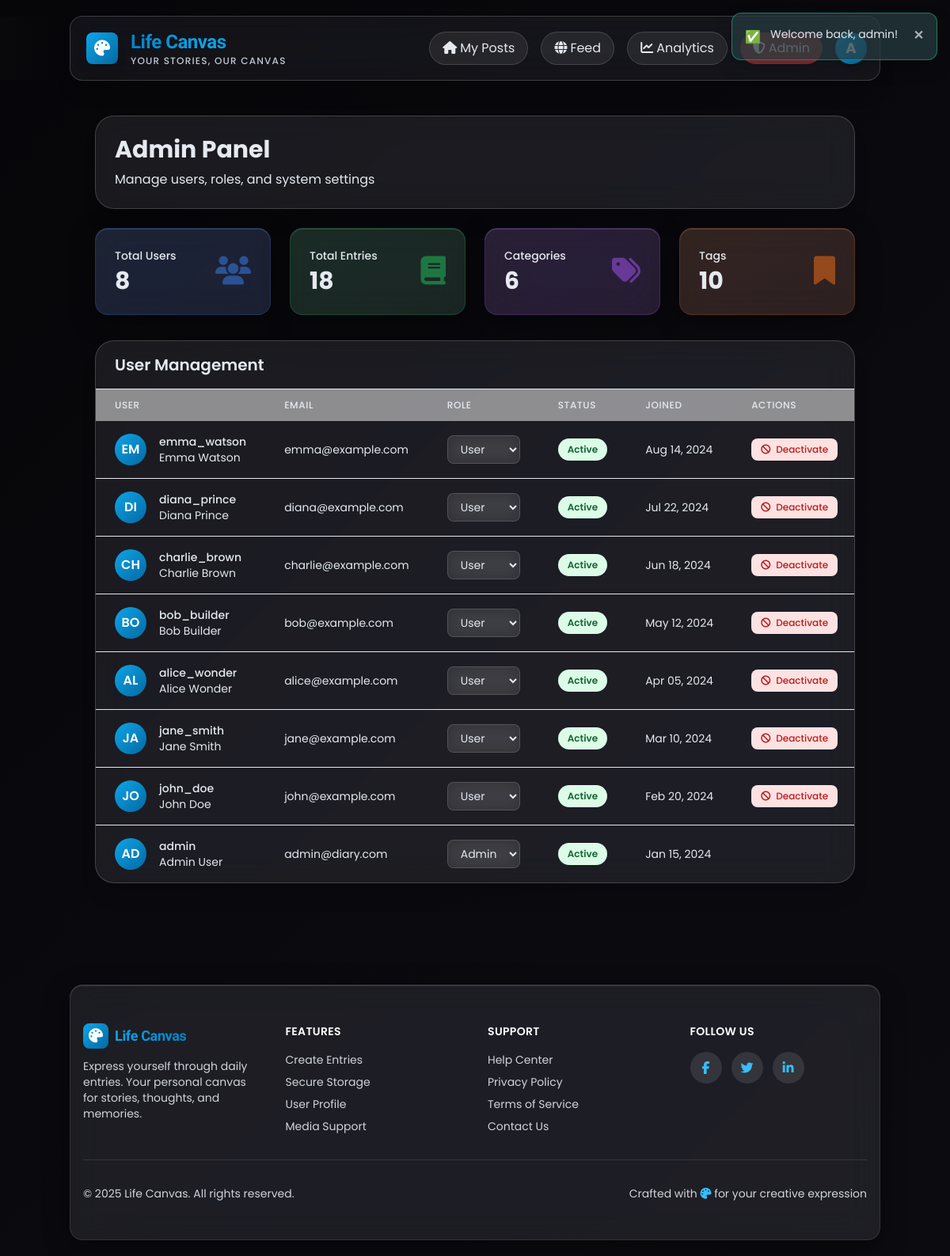
/admin.php (signed in), run on the app's committed database.
### tables this page shows
CREATE TABLE users (
  user_id INT UNSIGNED AUTO_INCREMENT PRIMARY KEY,
  username VARCHAR(50) NOT NULL UNIQUE,
  full_name VARCHAR(100) NULL,
  email VARCHAR(100) NULL UNIQUE,
  date_of_birth DATE NULL,
  profile_pic VARCHAR(255) NULL,
  bio TEXT NULL,
  password VARCHAR(255) NOT NULL,
  security_question VARCHAR(255) NULL,
  security_answer VARCHAR(255) NULL,
  user_role VARCHAR(20) DEFAULT 'User',
  is_active BOOLEAN DEFAULT TRUE,
  created_at TIMESTAMP DEFAULT CURRENT_TIMESTAMP,
  last_login TIMESTAMP NULL
);

### config/db.php (called while the page is built, shortened)
<?php
$config = require __DIR__ . '/config.php';
function get_pdo(): PDO {
    static $pdo = null;
    if ($pdo !== null) return $pdo;
    $config = require __DIR__ . '/config.php';
    $dsn = sprintf('mysql:host=%s;port=%d;dbname=%s;charset=%s',
        $config['db']['host'],
        $config['db']['port'],
        $config['db']['name'],
        $config['db']['charset']
    );
    $options = [
        PDO::ATTR_ERRMODE => PDO::ERRMODE_EXCEPTION,
        PDO::ATTR_DEFAULT_FETCH_MODE => PDO::FETCH_ASSOC,
        PDO::ATTR_EMULATE_PREPARES => false,
    ];
    try {
        $pdo = new PDO($dsn, $config['db']['user'], $config['db']['pass'], $options);
    } catch (PDOException $e) {
        http_response_code(500);
        echo 'Database connection failed.';
        exit;
    }
    return $pdo;
}

### lib/db.php (called while the page is built, shortened)
<?php
require_once __DIR__ . '/../config/db.php';
function db(): PDO {
    return get_pdo();
}
function db_all(string $sql, array $params = []): array {
    $stmt = db()->prepare($sql);
    $stmt->execute($params);
    return $stmt->fetchAll();
}
function db_one(string $sql, array $params = []): ?array {
    $stmt = db()->prepare($sql);
    $stmt->execute($params);
    $row = $stmt->fetch();
    return $row === false ? null : $row;
}

### lib/utils.php (called while the page is built, shortened)
<?php
function e(string $value): string {
    return htmlspecialchars($value, ENT_QUOTES, 'UTF-8');
}
function app_base_url(): string {
    $config = require __DIR__ . '/../config/config.php';
    if (!empty($_SERVER['SCRIPT_NAME'])) {
        $dir = rtrim(str_replace('\\', '/', dirname($_SERVER['SCRIPT_NAME'])), '/');
        return $dir;
    }
    return '';
}

### config/config.php (called while the page is built)
<?php
return [
    'db' => [
        'host' => '127.0.0.1',
        'port' => 3306,
        'name' => 'diary_app',
        'user' => 'root',
        'pass' => '',
        'charset' => 'utf8mb4'
    ],
    'app' => [
        'base_url' => '',
        'session_name' => 'diaryapp_sess',
        'display_errors' => true
    ],
    'uploads' => [
        'dir' => __DIR__ . '/../uploads',
        'max_size_bytes' => 5 * 1024 * 1024,
        'allowed_mime' => [
            'image/jpeg', 'image/png', 'image/gif', 'image/webp',
            'audio/mpeg', 'audio/wav', 'audio/ogg'
        ]
    ]
];

### lib/auth.php (called while the page is built, shortened)
<?php
require_once __DIR__ . '/../config/db.php';
require_once __DIR__ . '/utils.php';
function start_session_once(): void {
    $config = require __DIR__ . '/../config/config.php';
}
function is_logged_in(): bool {
    return isset($_SESSION['user_id']);
}
function current_user_id(): ?int {
    return is_logged_in() ? (int)$_SESSION['user_id'] : null;
}
function get_logged_in_user(): ?array {
    require_once __DIR__ . '/db.php';
    return db_one("SELECT * FROM users WHERE user_id = ?", [current_user_id()]);
}

### admin.php (the view, shortened to what this page needs)
<?php
require_once 'lib/auth.php';
require_once 'lib/db.php';
require_once 'lib/utils.php';
$total_users = db_one("SELECT COUNT(*) as count FROM users")['count'];
$total_entries = db_one("SELECT COUNT(*) as count FROM entries WHERE is_deleted = FALSE")['count'];
$total_categories = db_one("SELECT COUNT(*) as count FROM categories")['count'];
$total_tags = db_one("SELECT COUNT(*) as count FROM tags")['count'];
$recent_users = db_all("SELECT u.user_id, u.username, u.full_name, u.email, u.user_role, u.created_at, u.is_active
                        FROM users u
                        ORDER BY u.created_at DESC
                        LIMIT 10");
$roles = [
    ['role_name' => 'Admin'],
    ['role_name' => 'User']
];
include 'partials/head.php';
?>
<div class="container mx-auto px-4 py-8 max-w-7xl">
    <div class="glass rounded-3xl shadow-xl p-6 mb-6">
        <h1 class="text-3xl font-bold text-gray-800 dark:text-gray-100 mb-2">Admin Panel</h1>
        <p class="text-gray-600 dark:text-gray-400">Manage users, roles, and system settings</p>
    </div>
    <div class="grid grid-cols-1 md:grid-cols-2 lg:grid-cols-4 gap-6 mb-8">
        <div class="glass rounded-2xl p-6 bg-gradient-to-br from-blue-500/10 to-blue-700/10 border border-blue-500/20">
            <div class="flex items-center justify-between">
                <div>
                    <p class="text-gray-600 dark:text-gray-400 text-sm font-medium">Total Users</p>
                    <p class="text-3xl font-bold text-gray-800 dark:text-gray-100 mt-1"><?= $total_users ?></p>
                </div>
                <div class="text-4xl text-blue-500 opacity-50"><i class="fas fa-users"></i></div>
            </div>
        </div>
        <div class="glass rounded-2xl p-6 bg-gradient-to-br from-green-500/10 to-green-700/10 border border-green-500/20">
            <div class="flex items-center justify-between">
                <div>
                    <p class="text-gray-600 dark:text-gray-400 text-sm font-medium">Total Entries</p>
                    <p class="text-3xl font-bold text-gray-800 dark:text-gray-100 mt-1"><?= $total_entries ?></p>
                </div>
                <div class="text-4xl text-green-500 opacity-50"><i class="fas fa-book"></i></div>
            </div>
        </div>
        <div class="glass rounded-2xl p-6 bg-gradient-to-br from-purple-500/10 to-purple-700/10 border border-purple-500/20">
            <div class="flex items-center justify-between">
                <div>
                    <p class="text-gray-600 dark:text-gray-400 text-sm font-medium">Categories</p>
                    <p class="text-3xl font-bold text-gray-800 dark:text-gray-100 mt-1"><?= $total_categories ?></p>
                </div>
                <div class="text-4xl text-purple-500 opacity-50"><i class="fas fa-tags"></i></div>
            </div>
        </div>
        <div class="glass rounded-2xl p-6 bg-gradient-to-br from-orange-500/10 to-orange-700/10 border border-orange-500/20">
            <div class="flex items-center justify-between">
                <div>
                    <p class="text-gray-600 dark:text-gray-400 text-sm font-medium">Tags</p>
                    <p class="text-3xl font-bold text-gray-800 dark:text-gray-100 mt-1"><?= $total_tags ?></p>
                </div>
                <div class="text-4xl text-orange-500 opacity-50"><i class="fas fa-bookmark"></i></div>
            </div>
        </div>
    </div>
    <div class="glass rounded-3xl shadow-xl overflow-hidden">
        <div class="px-6 py-4 border-b border-gray-200 dark:border-gray-700">
            <h2 class="text-xl font-semibold text-gray-800 dark:text-gray-100">User Management</h2>
        </div>
        <div class="overflow-x-auto">
            <table class="w-full">
                <thead class="bg-white/50 dark:bg-gray-700/50">
                    <tr>
                        <th class="px-6 py-3 text-left text-xs font-medium text-gray-700 dark:text-gray-300 uppercase tracking-wider">User</th>
                        <th class="px-6 py-3 text-left text-xs font-medium text-gray-700 dark:text-gray-300 uppercase tracking-wider">Email</th>
                        <th class="px-6 py-3 text-left text-xs font-medium text-gray-700 dark:text-gray-300 uppercase tracking-wider">Role</th>
                        <th class="px-6 py-3 text-left text-xs font-medium text-gray-700 dark:text-gray-300 uppercase tracking-wider">Status</th>
                        <th class="px-6 py-3 text-left text-xs font-medium text-gray-700 dark:text-gray-300 uppercase tracking-wider">Joined</th>
                        <th class="px-6 py-3 text-left text-xs font-medium text-gray-700 dark:text-gray-300 uppercase tracking-wider">Actions</th>
                    </tr>
                </thead>
                <tbody class="divide-y divide-gray-200 dark:divide-gray-700">
                    <?php foreach ($recent_users as $user): ?>
                    <tr class="hover:bg-white/20 dark:hover:bg-gray-700/20 transition">
                        <td class="px-6 py-4 whitespace-nowrap">
                            <div class="flex items-center">
                                <div class="h-10 w-10 rounded-full bg-gradient-to-br from-primary-500 to-primary-700 flex items-center justify-center text-white font-semibold">
                                    <?= strtoupper(substr($user['username'], 0, 2)) ?>
                                </div>
                                <div class="ml-4">
                                    <div class="text-sm font-medium text-gray-800 dark:text-gray-100"><?= e($user['username']) ?></div>
                                    <?php if ($user['full_name']): ?>
                                    <div class="text-sm text-gray-600 dark:text-gray-400"><?= e($user['full_name']) ?></div>
                                    <?php endif; ?>
                                </div>
                            </div>
                        </td>
                        <td class="px-6 py-4 whitespace-nowrap">
                            <div class="text-sm text-gray-700 dark:text-gray-300"><?= $user['email'] ? e($user['email']) : '-' ?></div>
                        </td>
                        <td class="px-6 py-4 whitespace-nowrap">
                            <form method="POST" class="inline">
                                <select name="user_role" onchange="if(confirm('Change user role?')) this.form.submit()"
                                        class="bg-white/70 dark:bg-gray-700 text-gray-800 dark:text-white text-sm rounded-lg px-3 py-1.5 border border-gray-300 dark:border-gray-600 focus:ring-2 focus:ring-primary-500">
                                    <?php foreach ($roles as $role): ?>
                                    <option value="<?= $role['role_name'] ?>" <?= $user['user_role'] === $role['role_name'] ? 'selected' : '' ?>>
                                        <?= e($role['role_name']) ?>
                                    </option>
                                    <?php endforeach; ?>
                                </select>
                            </form>
                        </td>
                        <td class="px-6 py-4 whitespace-nowrap">
                            <span class="px-3 py-1 inline-flex text-xs leading-5 font-semibold rounded-full <?= $user['is_active'] ? 'bg-green-100 text-green-800 dark:bg-green-900/30 dark:text-green-300' : 'bg-red-100 text-red-800 dark:bg-red-900/30 dark:text-red-300' ?>">
                                <?= $user['is_active'] ? 'Active' : 'Inactive' ?>
                            </span>
                        </td>
                        <td class="px-6 py-4 whitespace-nowrap text-sm text-gray-600 dark:text-gray-400">
                            <?= date('M d, Y', strtotime($user['created_at'])) ?>
                        </td>
                        <td class="px-6 py-4 whitespace-nowrap text-sm font-medium">
                            <?php if ($user['user_id'] != current_user_id()): ?>
                            <form method="POST" class="inline">
                                <button type="submit" name="toggle_active" value="1"
                                        onclick="return confirm('Toggle user active status?')"
                                        class="<?= $user['is_active'] ? 'bg-red-100 hover:bg-red-200 text-red-700 dark:bg-red-900/30 dark:hover:bg-red-900/50 dark:text-red-300' : 'bg-green-100 hover:bg-green-200 text-green-700 dark:bg-green-900/30 dark:hover:bg-green-900/50 dark:text-green-300' ?> px-3 py-1.5 rounded-lg transition font-medium text-xs">
                                    <i class="fas fa-<?= $user['is_active'] ? 'ban' : 'check' ?> mr-1"></i>
                                    <?= $user['is_active'] ? 'Deactivate' : 'Activate' ?>
                                </button>
                            </form>
                            <?php endif; ?>
                        </td>
                    </tr>
                    <?php endforeach; ?>
                </tbody>
            </table>
        </div>
    </div>
</div>
<?php include 'partials/footer.php'; ?>

### assets/css/theme.css (style rules this page uses)
:root { color-scheme: dark; --bg-0:rgba(20, 20, 30, 0.5); --bg-1:rgba(30, 30, 45, 0.7); --bg-2:rgba(40, 40, 55, 0.6); --text:#E5E9F0; --text-secondary:#C2C8D2; --muted:#A0A8B8; --border:rgba(255, 255, 255, 0.15); --primary-500:#0ea5e9; --primary-600:#0284c7; --primary-700:#06b6d4; --accent:#06b6d4; --ring:rgba(14, 165, 233, 0.4); --ok-green:#10b981; --ok-yellow:#fbbf24; --ok-red:#ef4444; }
html, body { background: #0a0a0f; color: var(--text); overflow-x: hidden; position: relative; }
body::before { content: ''; position: fixed; top: 0; left: 0; width: 100%; height: 100%; background-image: url('../BG.jpg'); background-size: cover; background-position: center; background-repeat: no-repeat; background-attachment: fixed; pointer-events: none; z-index: 0; }
body::after { content: ''; position: fixed; top: 0; left: 0; width: 100%; height: 100%; background: rgba(0, 0, 0, 0.6); pointer-events: none; z-index: 0; }
.gradient-bg { background: linear-gradient(135deg, var(--bg-0) 0%, var(--bg-1) 55%, var(--bg-2) 100%); position: relative; z-index: 1; }
.glass { background: rgba(255, 255, 255, 0.08); backdrop-filter: blur(20px) saturate(180%); -webkit-backdrop-filter: blur(20px) saturate(180%); border: 1px solid rgba(255, 255, 255, 0.18); border-radius: 16px; box-shadow: 0 8px 32px 0 rgba(0, 0, 0, 0.37), inset 0 1px 0 0 rgba(255, 255, 255, 0.15); transition: all 0.4s cubic-bezier(0.4, 0, 0.2, 1); position: relative; overflow: hidden; }
.glass::before { content: ''; position: absolute; top: 0; left: -100%; width: 100%; height: 100%; background: linear-gradient( 90deg, transparent, rgba(255, 255, 255, 0.1), transparent ); transition: left 0.5s; }
.text-gray-600, .text-gray-700, .text-gray-800 { color: var(--text) !important; }
.bg-white\/70 { background-color: rgba(255, 255, 255, 0.08) !important; color: var(--text) !important; border: 1px solid var(--border); }
input, textarea, select { background: var(--bg-1); color: var(--text); border: 1.5px solid var(--border); transition: all 0.3s ease; border-radius: 0.5rem; }
select option { background: rgba(30, 30, 45, 0.95); color: var(--text); }
html { scroll-behavior: smooth; }
body { font-family: 'Poppins', sans-serif; }
input[type="text"], input[type="email"], input[type="password"], input[type="url"], input[type="date"], textarea, select { background: rgba(255, 255, 255, 0.08) !important; backdrop-filter: blur(10px); border: 1px solid rgba(255, 255, 255, 0.15) !important; color: var(--text) !important; transition: all 0.3s ease; }

### data on the page
users: username "EM", username "emma_watson", full_name "Emma Watson", email "emma@example.com", is_active "Active", created_at "Aug 14, 2024"
users: username "DI", username "diana_prince", full_name "Diana Prince", email "diana@example.com", is_active "Active", created_at "Jul 22, 2024"
users: username "CH", username "charlie_brown", full_name "Charlie Brown", email "charlie@example.com", is_active "Active", created_at "Jun 18, 2024"
users: username "BO", username "bob_builder", full_name "Bob Builder", email "bob@example.com", is_active "Active", created_at "May 12, 2024"
users: username "AL", username "alice_wonder", full_name "Alice Wonder", email "alice@example.com", is_active "Active", created_at "Apr 05, 2024"
users: username "JA", username "jane_smith", full_name "Jane Smith", email "jane@example.com", is_active "Active", created_at "Mar 10, 2024"
users: username "JO", username "john_doe", full_name "John Doe", email "john@example.com", is_active "Active", created_at "Feb 20, 2024"
users: username "AD", username "admin", full_name "Admin User", email "admin@diary.com", is_active "Active", created_at "Jan 15, 2024"

### other printed values
$f['msg'] "Welcome back, admin!"
$total_users "8"
$total_entries "18"
$total_categories "6"
$total_tags "10"
form field user_role "User"
form field user_role "Admin"
